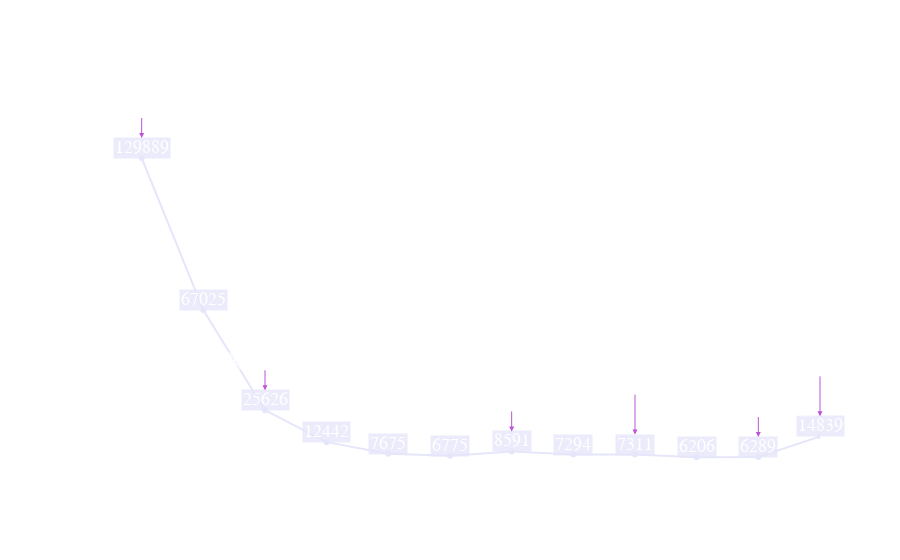

Notebook source saved alongside this figure:
### Code cell
# Convert the publication date column to a datetime format
tweets_df['publicationdate'] = pd.to_datetime(tweets_df['publicationdate'])

# Filter the dataframe to start from 8 September 2022
tweets_df = tweets_df[tweets_df['publicationdate'] >= '2022-09-08']

# Group the tweets by publication date and count the number of tweets for each date
tweet_count_df = tweets_df.groupby('publicationdate').count().reset_index()

# Create a Plotly figure for overall tweet count
tweetcount = go.Figure(
    go.Scatter(
        x=tweet_count_df['publicationdate'],
        y=tweet_count_df['tweet'],
        mode='lines+markers',
        line=dict(color=linecolor),
    )
)

# Customize the layout 
tweetcount.update_layout(
    xaxis_title='date',
    xaxis_tickformat='%d-%m',
    yaxis_title='tweets',
    font=dict(
        family='Helvetica',
        size=18,
        color='white'
    ),
    paper_bgcolor=transparant,
    plot_bgcolor=transparant,
    xaxis=dict(
        range=['2022-09-07', tweets_df['publicationdate'].max()]
    ),
)

# Add labels with the count values
for i, row in tweet_count_df.iterrows():
    tweetcount.add_annotation(
        x=row['publicationdate'],
        y=row['tweet'],
        text=row['tweet'],
        showarrow=False,
        font=dict(color='white', size=18),
        yshift=10,
        bgcolor=labelbgcolor,
    )
    
# Add labels with annotations for significant dates
tweetcount.add_annotation(
    x='2022-09-08',
    y=tweet_count_df[tweet_count_df['publicationdate'] == '2022-09-08']['tweet'].values[0],
    text='D-day',
    showarrow=True,
    arrowhead=2,
    arrowwidth=1,
    arrowcolor='mediumorchid',
    ax=0,
    ay=-20,
    font=dict(
        family='Helvetica',
        size=14, 
        color=notefontcolor
    ),
    align='center',
    bgcolor=notelabelcolor,
    xanchor='center',
    yanchor='bottom',
    xshift=0,
    yshift=20,
)
tweetcount.add_annotation(
    x='2022-09-10',
    y=tweet_count_df[tweet_count_df['publicationdate'] == '2022-09-10']['tweet'].values[0],
    text='Charles becomes King',
    showarrow=True,
    arrowhead=2,
    arrowwidth=1,
    arrowcolor='mediumorchid',
    ax=0,
    ay=-20,
    font=dict(
        family='Helvetica',
        size=14, 
        color=notefontcolor
    ),
    align='center',
    bgcolor=notelabelcolor,
    xanchor='center',
    yanchor='bottom',
    xshift=0,
    yshift=20,
)
tweetcount.add_annotation(
    x='2022-09-14',
    y=tweet_count_df[tweet_count_df['publicationdate'] == '2022-09-14']['tweet'].values[0],
    text='Coffin goes to Edinburgh',
    showarrow=True,
    arrowhead=2,
    arrowwidth=1,
    arrowcolor='mediumorchid',
    ax=0,
    ay=-20,
    font=dict(
        family='Helvetica',
        size=14, 
        color=notefontcolor
    ),
    align='center',
    bgcolor=notelabelcolor,
    xanchor='center',
    yanchor='bottom',
    xshift=0,
    yshift=20,
)
tweetcount.add_annotation(
    x='2022-09-16',
    y=tweet_count_df[tweet_count_df['publicationdate'] == '2022-09-16']['tweet'].values[0],
    text='King goes to Wales',
    showarrow=True,
    arrowhead=2,
    arrowwidth=1,
    arrowcolor='mediumorchid',
    ax=0,
    ay=-40,
    font=dict(
        family='Helvetica',
        size=14, 
        color=notefontcolor
    ),
    align='center',
    bgcolor=notelabelcolor,
    xanchor='center',
    yanchor='bottom',
    xshift=0,
    yshift=20,
)
tweetcount.add_annotation(
    x='2022-09-18',
    y=tweet_count_df[tweet_count_df['publicationdate'] == '2022-09-18']['tweet'].values[0],
    text='Biden pays respects',
    showarrow=True,
    arrowhead=2,
    arrowwidth=1,
    arrowcolor='mediumorchid',
    ax=0,
    ay=-20,
    font=dict(
        family='Helvetica',
        size=14, 
        color=notefontcolor
    ),
    align='center',
    bgcolor=notelabelcolor,
    xanchor='center',
    yanchor='bottom',
    xshift=0,
    yshift=20,
)
tweetcount.add_annotation(
    x='2022-09-19',
    y=tweet_count_df[tweet_count_df['publicationdate'] == '2022-09-19']['tweet'].values[0],
    text='Funeral',
    showarrow=True,
    arrowhead=2,
    arrowwidth=1,
    arrowcolor='mediumorchid',
    ax=0,
    ay=-40,
    font=dict(
        family='Helvetica',
        size=14, 
        color=notefontcolor
    ),
    bgcolor=notelabelcolor,
    align='center',
    xanchor='center',
    yanchor='bottom',
    xshift=0,
    yshift=20,
)
#Now let's have a look at our graph!
tweetcount.show()

### Figure 1 — Plotly figure (JSON) as saved in the notebook; plotly's stock layout.template omitted (floating-point values rounded to 4 significant figures)
{"data": [{"line": {"color": "rgba(230, 230, 250, 1)"}, "mode": "lines+markers", "type": "scatter", "x": ["2022-09-08T00:00:00", "2022-09-09T00:00:00", "2022-09-10T00:00:00", "2022-09-11T00:00:00", "2022-09-12T00:00:00", "2022-09-13T00:00:00", "2022-09-14T00:00:00", "2022-09-15T00:00:00", "2022-09-16T00:00:00", "2022-09-17T00:00:00", "2022-09-18T00:00:00", "2022-09-19T00:00:00"], "y": [129889, 67025, 25626, 12442, 7675, 6775, 8591, 7294, 7311, 6206, 6289, 14839]}], "layout": {"annotations": [{"bgcolor": "rgba(230, 230, 250, 0.8)", "font": {"color": "white", "size": 18}, "showarrow": false, "text": "129889", "x": "2022-09-08T00:00:00", "y": 129889, "yshift": 10}, {"bgcolor": "rgba(230, 230, 250, 0.8)", "font": {"color": "white", "size": 18}, "showarrow": false, "text": "67025", "x": "2022-09-09T00:00:00", "y": 67025, "yshift": 10}, {"bgcolor": "rgba(230, 230, 250, 0.8)", "font": {"color": "white", "size": 18}, "showarrow": false, "text": "25626", "x": "2022-09-10T00:00:00", "y": 25626, "yshift": 10}, {"bgcolor": "rgba(230, 230, 250, 0.8)", "font": {"color": "white", "size": 18}, "showarrow": false, "text": "12442", "x": "2022-09-11T00:00:00", "y": 12442, "yshift": 10}, {"bgcolor": "rgba(230, 230, 250, 0.8)", "font": {"color": "white", "size": 18}, "showarrow": false, "text": "7675", "x": "2022-09-12T00:00:00", "y": 7675, "yshift": 10}, {"bgcolor": "rgba(230, 230, 250, 0.8)", "font": {"color": "white", "size": 18}, "showarrow": false, "text": "6775", "x": "2022-09-13T00:00:00", "y": 6775, "yshift": 10}, {"bgcolor": "rgba(230, 230, 250, 0.8)", "font": {"color": "white", "size": 18}, "showarrow": false, "text": "8591", "x": "2022-09-14T00:00:00", "y": 8591, "yshift": 10}, {"bgcolor": "rgba(230, 230, 250, 0.8)", "font": {"color": "white", "size": 18}, "showarrow": false, "text": "7294", "x": "2022-09-15T00:00:00", "y": 7294, "yshift": 10}, {"bgcolor": "rgba(230, 230, 250, 0.8)", "font": {"color": "white", "size": 18}, "showarrow": false, "text": "7311", "x": "2022-09-16T00:00:00", "y": 7311, "yshift": 10}, {"bgcolor": "rgba(230, 230, 250, 0.8)", "font": {"color": "white", "size": 18}, "showarrow": false, "text": "6206", "x": "2022-09-17T00:00:00", "y": 6206, "yshift": 10}, {"bgcolor": "rgba(230, 230, 250, 0.8)", "font": {"color": "white", "size": 18}, "showarrow": false, "text": "6289", "x": "2022-09-18T00:00:00", "y": 6289, "yshift": 10}, {"bgcolor": "rgba(230, 230, 250, 0.8)", "font": {"color": "white", "size": 18}, "showarrow": false, "text": "14839", "x": "2022-09-19T00:00:00", "y": 14839, "yshift": 10}, {"align": "center", "arrowcolor": "mediumorchid", "arrowhead": 2, "arrowwidth": 1, "ax": 0, "ay": -20, "bgcolor": "rgba(255,255,255,0.5)", "font": {"color": "white", "family": "Helvetica", "size": 14}, "showarrow": true, "text": "D-day", "x": "2022-09-08", "xanchor": "center", "xshift": 0, "y": 129889, "yanchor": "bottom", "yshift": 20}, {"align": "center", "arrowcolor": "mediumorchid", "arrowhead": 2, "arrowwidth": 1, "ax": 0, "ay": -20, "bgcolor": "rgba(255,255,255,0.5)", "font": {"color": "white", "family": "Helvetica", "size": 14}, "showarrow": true, "text": "Charles becomes King", "x": "2022-09-10", "xanchor": "center", "xshift": 0, "y": 25626, "yanchor": "bottom", "yshift": 20}, {"align": "center", "arrowcolor": "mediumorchid", "arrowhead": 2, "arrowwidth": 1, "ax": 0, "ay": -20, "bgcolor": "rgba(255,255,255,0.5)", "font": {"color": "white", "family": "Helvetica", "size": 14}, "showarrow": true, "text": "Coffin goes to Edinburgh", "x": "2022-09-14", "xanchor": "center", "xshift": 0, "y": 8591, "yanchor": "bottom", "yshift": 20}, {"align": "center", "arrowcolor": "mediumorchid", "arrowhead": 2, "arrowwidth": 1, "ax": 0, "ay": -40, "bgcolor": "rgba(255,255,255,0.5)", "font": {"color": "white", "family": "Helvetica", "size": 14}, "showarrow": true, "text": "King goes to Wales", "x": "2022-09-16", "xanchor": "center", "xshift": 0, "y": 7311, "yanchor": "bottom", "yshift": 20}, {"align": "center", "arrowcolor": "mediumorchid", "arrowhead": 2, "arrowwidth": 1, "ax": 0, "ay": -20, "bgcolor": "rgba(255,255,255,0.5)", "font": {"color": "white", "family": "Helvetica", "size": 14}, "showarrow": true, "text": "Biden pays respects", "x": "2022-09-18", "xanchor": "center", "xshift": 0, "y": 6289, "yanchor": "bottom", "yshift": 20}, {"align": "center", "arrowcolor": "mediumorchid", "arrowhead": 2, "arrowwidth": 1, "ax": 0, "ay": -40, "bgcolor": "rgba(255,255,255,0.5)", "font": {"color": "white", "family": "Helvetica", "size": 14}, "showarrow": true, "text": "Funeral", "x": "2022-09-19", "xanchor": "center", "xshift": 0, "y": 14839, "yanchor": "bottom", "yshift": 20}], "font": {"color": "white", "family": "Helvetica", "size": 18}, "paper_bgcolor": "rgba(0,0,0,0)", "plot_bgcolor": "rgba(0,0,0,0)", "xaxis": {"range": ["2022-09-07", "2022-09-19T00:00:00"], "tickformat": "%d-%m", "title": {"text": "date"}}, "yaxis": {"title": {"text": "tweets"}}}}
